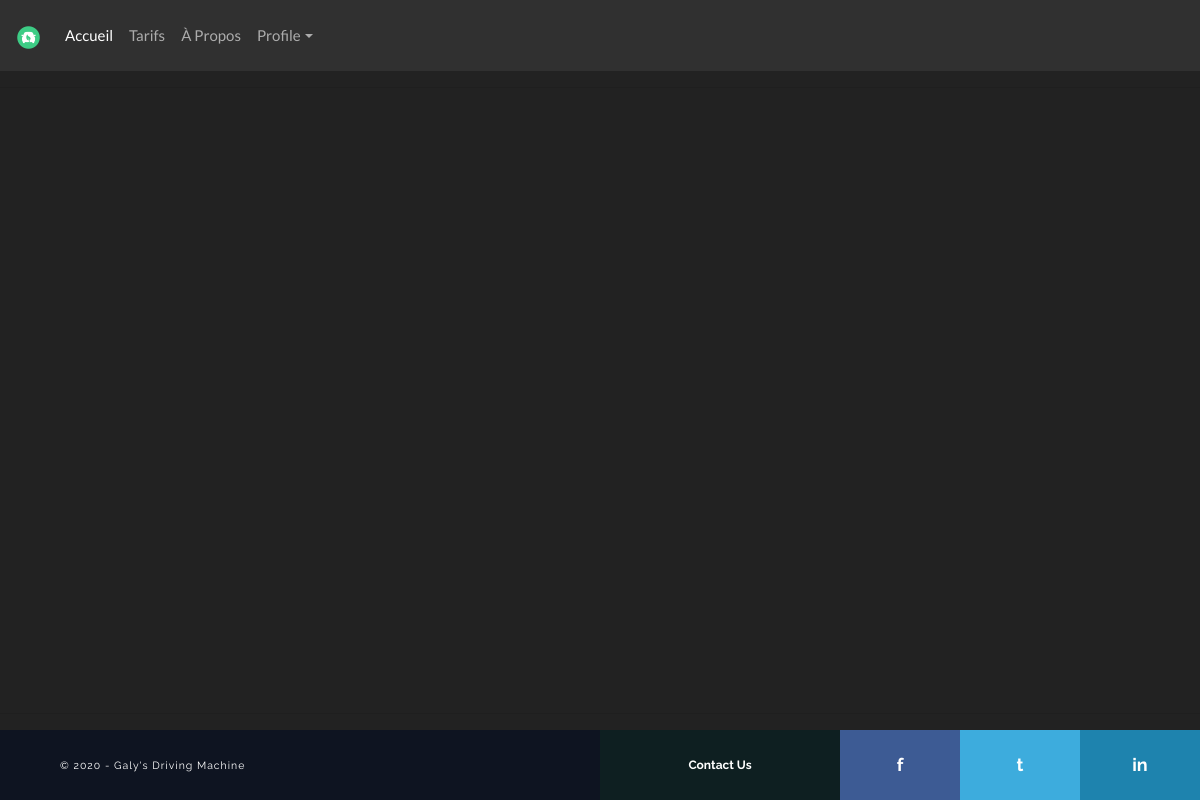
/prices/ (signed in), run on an earlier commit of the app's database.
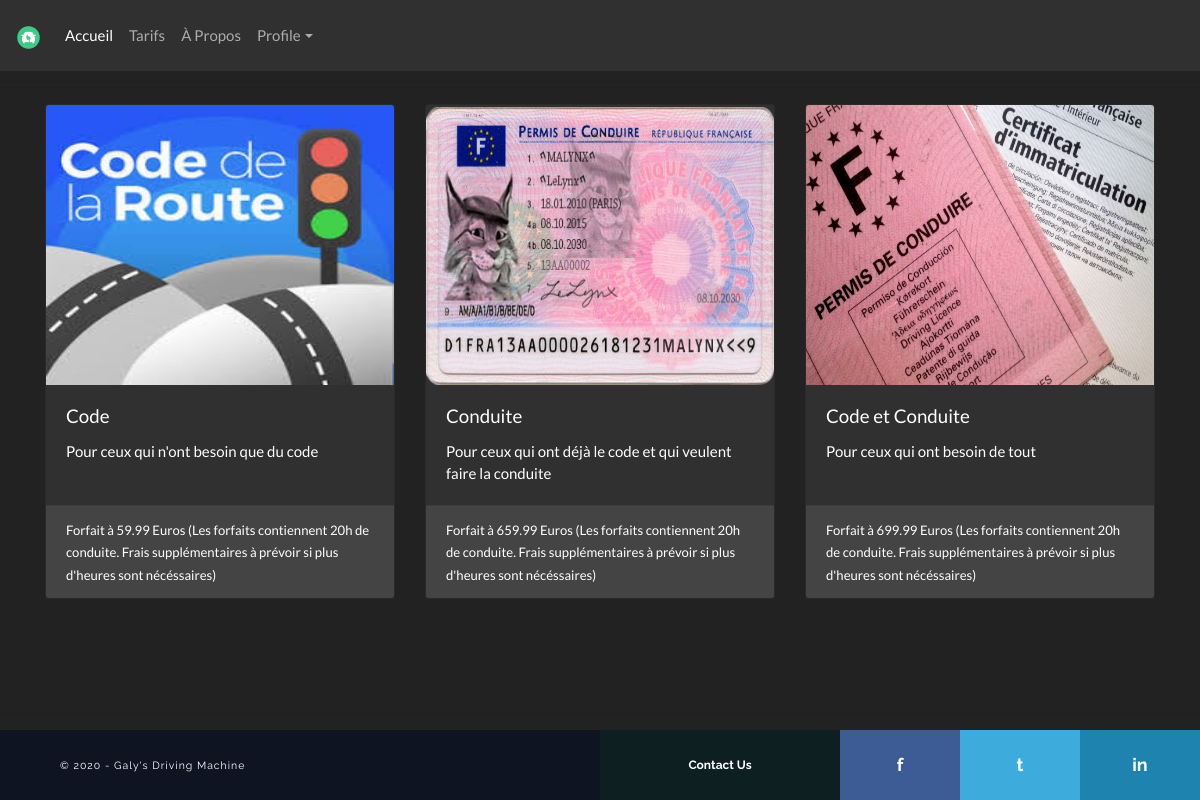
And on a later commit of the database.
### accounts/models.py (models this page shows, shortened)
class Bundle(models.Model):
    name = models.CharField(max_length=255, null=False)
    hours = models.IntegerField(null=False)
    price = models.FloatField(null=False)
    description = models.TextField(null=True)
    picture_name = models.CharField(max_length=255, null=True)

### accounts/views.py (the view)
# urls.py: path('prices/', views.prices, name='prices'),
def prices(request):
    bundles = Bundle.objects.all()
    return render(request, 'accounts/prices.html', {'bundles': bundles})

### accounts/templates/accounts/prices.html
{% extends 'accounts/main.html' %}
{% load static %}
{% block style %}
<link rel="stylesheet" href="{% static '/css/prices.css' %}">
{% endblock %}
{% block content %}
<div class="container">
    <div class="card-deck">
        {% for i in bundles %}
        <div class="card">
            <img src="../../../static/img/{{i.picture_name}}" class="card-img-top" alt="Permis" width="350px" height="280px">
            <div class="card-body">
                <h5 class="card-title">{{i.name}}</h5>
                <p class="card-text">{{i.description}}</p>
            </div>
            <div class="card-footer">
                <small class="text-muted">Forfait à {{i.price}} Euros (Les forfaits contiennent 20h de conduite. Frais supplémentaires à prévoir si plus d'heures sont nécéssaires) </small>
            </div>
        </div>
        {% endfor %}
    </div>
</div>
{% endblock %}

What changed in the data, as far as the page shows it:
added Bundle: picture_name (picture), name "Code", description "Pour ceux qui n'ont besoin que du code", price "59.99"
added Bundle: picture_name (picture), name "Conduite", description "Pour ceux qui ont déjà le code et qui veulent faire la conduite", price "659.99"
added Bundle: picture_name (picture), name "Code et Conduite", description "Pour ceux qui ont besoin de tout", price "699.99"
